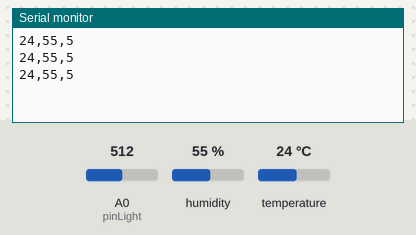
Recording of a sketch running on a simulated Arduino Uno, built with avr-gcc and run on an emulated ATmega328P. Parts: the last lines printed to the serial monitor. Inputs (shaded band) come from the test bench; at power-on: humidity 55 %, A0 (pinLight) = 512, temperature 24 °C.

Above: at 1.3 s.
1.4 s: humidity set to 22 %
At 2.0 s:
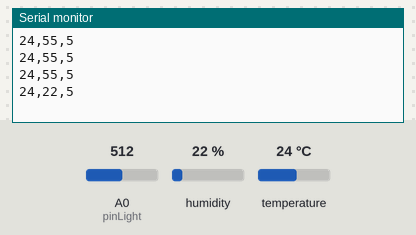
2.9 s: A0 (pinLight) set to 716
At 3.6 s:
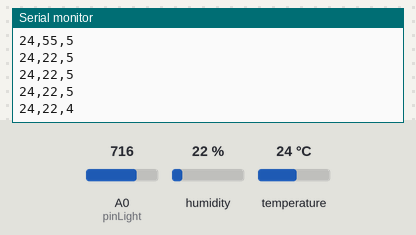
4.4 s: temperature set to 12 °C
At 5.2 s:
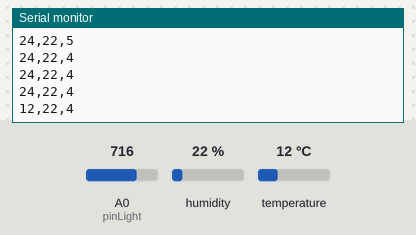
5.9 s: A0 (pinLight) set to 900
At 5.9 s:
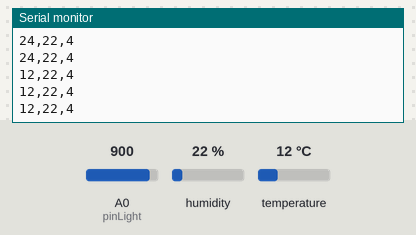
7.4 s: humidity set to 40 %
At 7.8 s:
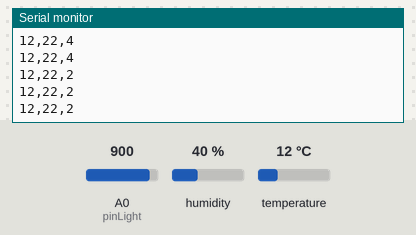
Timing chart, 0 to 9.9 s (numbered marks = the images above; inputs shaded):
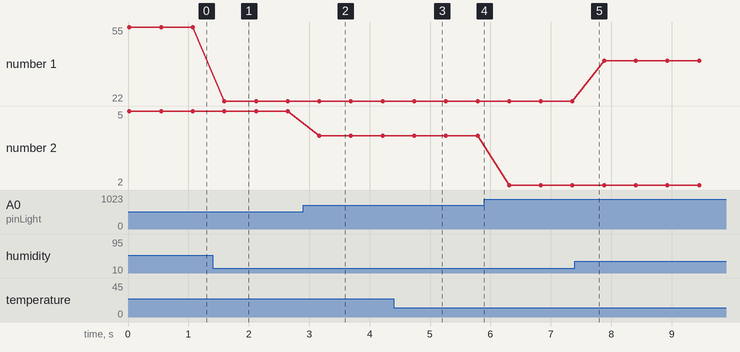

The sketch:

chapter_08.ino
```cpp
// vim: sts=2 sw=2 sm
#include <SimpleDHT.h>

int pinTempHumidity = 2;
SimpleDHT11 dht11;
byte temperature = 0;
byte humidity = 0;
byte data[40] = {0};
int pinLight = A0;
int valueLight = 0;

void setup() {
  Serial.begin(9600);
}

void loop() {

  dht11.read(pinTempHumidity, &temperature, &humidity, data);
  valueLight = map(analogRead(pinLight), 0, 1023, 10, 0);

  Serial.println((String)temperature + "," + (String)humidity + "," + (String)valueLight);
  delay(500);
}
```

Measured:
- after the input at 1.4 s, the serial monitor: prints a new line after 0.20 s (image 1)
- after the input at 2.9 s, the serial monitor: prints a new line after 0.27 s (image 2)
- after the input at 4.4 s, the serial monitor: prints a new line after 0.34 s (image 3)
- plotted number 1: 55 → 22 after the input at 1.4 s, 22 → 40 after the input at 7.4 s
- plotted number 2: 5 → 4 after the input at 2.9 s, 4 → 2 after the input at 5.9 s
